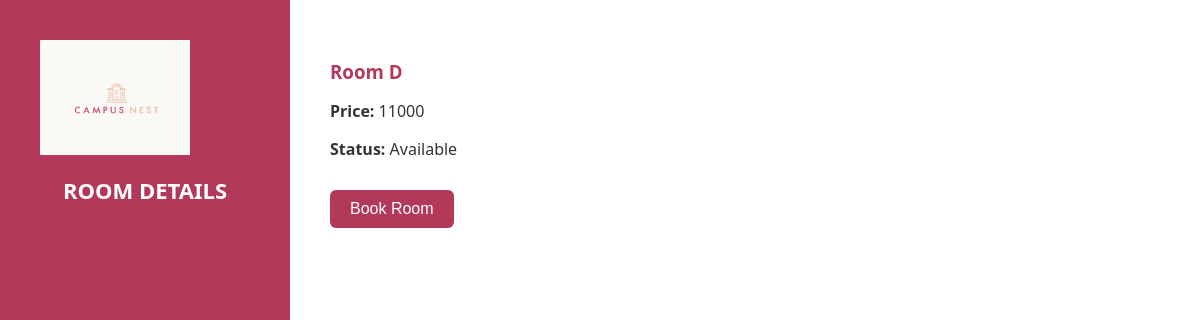
Screenshot of /Desktop21/RoomDetails.php?roomid=204 (signed in) with the database file from the repository.
### tables this page shows
create table room(
    RoomId int,
    RoomName varchar(30),
    RoomPrice int,
    RoomAvailability boolean,  
    HouseId int,
    RoomPhoto varchar(2000)
);

### Desktop21/RoomDetails.php (the view, shortened to what this page needs)
<?php
include('../connection.php');
$roomID = intval($_GET['roomid']);
$result = mysqli_query($conn, "SELECT * FROM room WHERE roomid = $roomID");
$room = mysqli_fetch_assoc($result);
?>
<!DOCTYPE html>
<html lang="en">
<head>
</head>
<body>
    <div class="container">
        <div class="sidebar">
            <img src="Campusnestlogo.jpg" alt="Logo" class="logo">
            <h2>ROOM DETAILS</h2>
        </div>
        <div class="main-content">
            <div class="room-details">
                <h3><?php echo htmlspecialchars($room['RoomName']); ?></h3>
                <p><strong>Price:</strong> <?php echo htmlspecialchars($room['RoomPrice']); ?></p>
                <p><strong>Status:</strong> <?php echo htmlspecialchars($room['RoomAvailability'] ? "Available" : "Booked"); ?></p>
            </div>
            <?php if ($room['RoomAvailability']): ?>
                <form method="POST" class="book-form">
                    <button type="submit" name="book">Book Room</button>
                </form>
            <?php else: ?>
                <p class="error-msg">This room is already booked.</p>
            <?php endif; ?>
        </div>
    </div>
</body>
</html>

### Desktop21/RoomDetails.php (style rules this page uses)
body { font-family: 'Segoe UI', sans-serif; background-color: #fff8e7; margin: 0; padding: 0; }
.logo { width: 150px; height: auto; margin: 20px; display: block; }
.container { display: flex; }
.sidebar { width: 250px; background-color: #b3395b; padding: 20px; min-height: 100vh; color: white; }
.sidebar h2 { font-size: 22px; margin-top: 20px; text-align: center; }
.main-content { flex: 1; padding: 40px; background-color: white; }
.room-details { margin-bottom: 30px; }
.room-details h3 { color: #b3395b; margin-bottom: 10px; }
.room-details p { margin-bottom: 10px; color: #333; }
.book-form button { padding: 10px 20px; background-color: #b3395b; color: white; border: none; border-radius: 6px; cursor: pointer; font-size: 16px; }

### rows the page displays
room: RoomName "Room D", RoomPrice "11000", RoomAvailability "Available"
